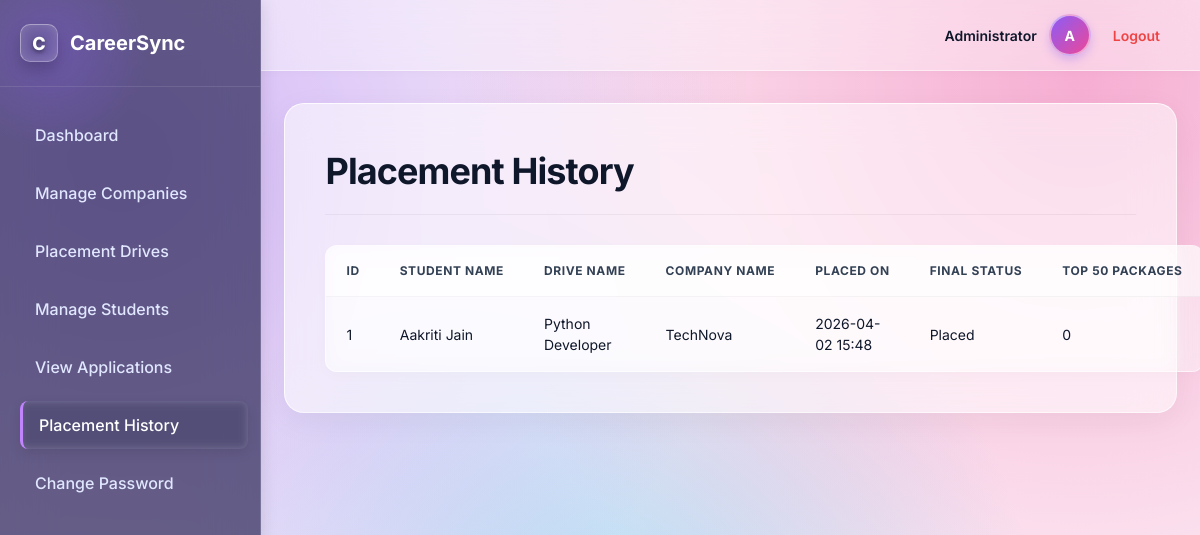
Page /admin/placements (signed in) on the committed database.
### models.py (models this page shows)
class Placement(db.Model):
    id = db.Column(db.Integer, primary_key = True)
    student_id = db.Column(db.Integer, db.ForeignKey('student.id'), nullable = False)
    drive_id = db.Column(db.Integer, db.ForeignKey('placement_drive.id'), nullable = False)
    company_id = db.Column(db.Integer, db.ForeignKey('company.id'), nullable=False)
    placed_on = db.Column(db.DateTime, default = datetime.now(UTC))
    final_status = db.Column(db.String(50), default = "Pending")
    top_50_packages = db.Column(db.Integer, nullable = False)
    drive = db.relationship('PlacementDrive')
    company = db.relationship('Company')

class Student(db.Model):
    id = db.Column(db.Integer, primary_key = True)
    full_name = db.Column(db.String(100), nullable = False)
    email = db.Column(db.String(100), nullable = False, unique = True)
    pass_hash = db.Column(db.String(100), nullable = False )
    phone_number = db.Column(db.Integer, nullable = False)
    degree = db.Column(db.String(100), nullable = False)
    branch = db.Column(db.String(100), nullable = False)
    cgpa = db.Column(db.Float, nullable = False)
    skills = db.Column(db.String(100), nullable = False)
    resume_filename = db.Column(db.String(100), nullable = False)
    is_active = db.Column(db.Boolean, default = True)
    internship_experience = db.Column(db.String(100))
    co_curricular_achievements = db.Column(db.String(100))
    created_at = db.Column(db.DateTime, default = datetime.now(UTC))
    applications = db.relationship('Application', backref = 'student', lazy = True)
    placements = db.relationship('Placement', backref = 'student', lazy = True)

class PlacementDrive(db.Model):
    id = db.Column(db.Integer, primary_key = True)
    company_id = db.Column(db.Integer, db.ForeignKey('company.id'), nullable=False)
    job_title = db.Column(db.String(100), nullable = False)
    job_description = db.Column(db.Text, nullable = False)
    skills_required = db.Column(db.String(100), nullable = False)
    package_range = db.Column(db.String(100))
    location = db.Column(db.String(100), nullable = False)
    application_deadline = db.Column(db.DateTime, nullable = False)
    status = db.Column(db.String(50), default = "Pending")
    created_at = db.Column(db.DateTime, default = datetime.now(UTC))
    applications = db.relationship('Application', backref = 'drive', lazy = True)
    eligibility_criteria = db.Column(db.String(100), nullable = False)

class Company(db.Model):
    id = db.Column(db.Integer, primary_key = True)
    company_name = db.Column(db.String(100), nullable = False)
    email = db.Column(db.String(100), nullable = False, unique = True)
    pass_hash = db.Column(db.String(100), nullable = False )
    hr_contact = db.Column(db.Integer, nullable = False)
    website = db.Column(db.String(100), nullable = False)
    domain = db.Column(db.String(100), nullable = False)
    description = db.Column(db.Text, nullable = False)
    approval_status = db.Column(db.String(50), default = "Pending")
    is_active = db.Column(db.Boolean, default = True)
    created_at = db.Column(db.DateTime, default = datetime.now(UTC))
    type_of_employment = db.Column(db.String(100))
    drives = db.relationship('PlacementDrive', backref = 'company', lazy = True)

### app.py (the view)
@app.route("/admin/placements")
def admin_placements():
    if not admin_logged_in():
        flash("Unauthorized access.")
        return redirect(url_for("login"))
    placements = Placement.query.all()
    return render_template("admin_placements.html", placements = placements)

### app.py (called while the page is built)
def admin_logged_in():
    return "user_id" in session and session.get("role") =="admin"

### templates/admin_placements.html (shortened to what this page needs)
{% extends "base.html" %}
{% block content %}
<h1>Placement History</h1>
<table>
    <tr>
        <th>ID</th>
        <th>Student Name</th>
        <th>Drive Name</th>
        <th>Company Name</th>
        <th>Placed On</th>
        <th>Final Status</th>
        <th>Top 50 Packages</th>
    </tr>
    {% for placement in placements %}
    <tr>
        <td>{{ placement.id }}</td>
        <td>{{ placement.student.full_name }}</td>
        <td>{{ placement.drive.job_title }}</td>
        <td>{{ placement.company.company_name }}</td>
        <td>{{ placement.placed_on.strftime('%Y-%m-%d %H:%M') if placement.placed_on else '' }}</td>
        <td>{{ placement.final_status }}</td>
        <td>{{ placement.top_50_packages }}</td>
    </tr>
    {% endfor %}
</table>
{% endblock %}

### templates/base.html (style rules this page uses)
:root { --primary: #8B5CF6; --primary-hover: #7C3AED; --primary-light: rgba(139, 92, 246, 0.2); --text-main: #0f172a; --text-muted: #334155; --glass-bg: rgba(255, 255, 255, 0.55); --glass-border: rgba(255, 255, 255, 0.6); --glass-shadow: 0 8px 32px rgba(0, 0, 0, 0.05); }
body { font-family: 'Inter', -apple-system, BlinkMacSystemFont, "Segoe UI", Roboto, sans-serif; margin: 0; padding: 0; min-height: 100vh; line-height: 1.5; color: var(--text-main); background-color: #fdf2f8; background-image: radial-gradient(circle at 10% 20%, rgba(139, 92, 246, 0.4) 0%, transparent 50%), radial-gradient(circle at 90% 10%, rgba(236, 72, 153, 0.4) 0%, transparent 50%), radial-gradient(circle at 50% 80%, rgba(14, 165, 233, 0.3) 0%, transparent 50%); background-attachment: fixed; background-size: cover; }
h1, h2, h3 { color: var(--text-main); margin-top: 0; font-weight: 700; letter-spacing: -0.025em; }
h1 { font-size: 2.25rem; margin-bottom: 24px; border-bottom: 1px solid rgba(0, 0, 0, 0.05); padding-bottom: 16px; }
p, td, th, button { font-size: 15px; }
table { width: 100%; border-collapse: separate; border-spacing: 0; margin-top: 30px; background: rgba(255, 255, 255, 0.4); backdrop-filter: blur(10px); -webkit-backdrop-filter: blur(10px); border-radius: 12px; overflow: hidden; border: 1px solid rgba(255, 255, 255, 0.6); box-shadow: 0 4px 15px rgba(0, 0, 0, 0.02); }
th, td { padding: 16px 20px; text-align: left; border-bottom: 1px solid rgba(0, 0, 0, 0.04); font-size: 14px; }
th { background: rgba(255, 255, 255, 0.5); font-weight: 700; color: var(--text-muted); text-transform: uppercase; letter-spacing: 0.05em; font-size: 12px; white-space: nowrap; }
tr:last-child td { border-bottom: none; }

### rows in the picture
Placement: id "1", student.full_name "Aakriti Jain", drive.job_title "Python Developer", company.company_name "TechNova", placed_on "2026-04-02 15:48", final_status "Placed", top_50_packages "0"

### other values in the picture
{{ session.get('user_name', session.get('role') | title) }} "Administrator"
{{ session.get('user_name', session.get('role'))[0] | upper }} "A"
